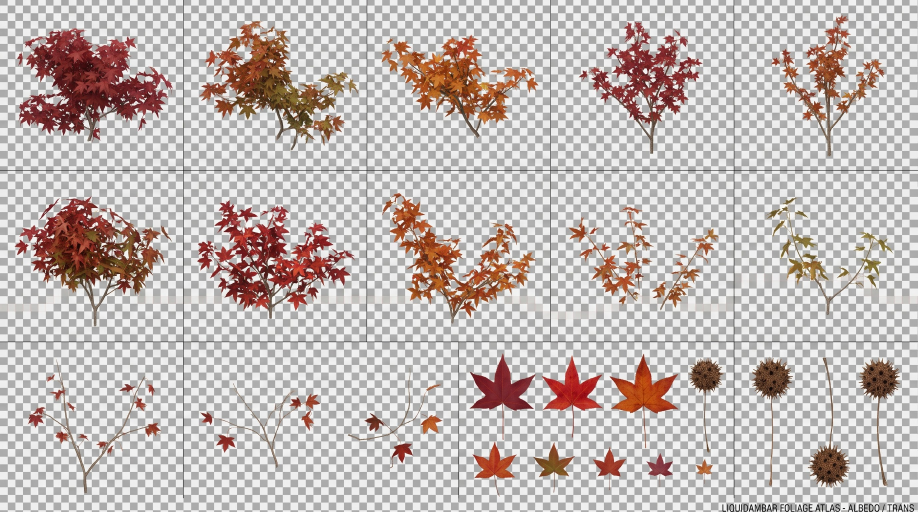
#> input picture liquidambar/fotos/atlas_follaje.jpg, 2752 x 1536 px, found by its file name (shown at 1/3 size)
$ python generar_texturas_liquidambar.py
#> lines starting #> are read from the running program, lines starting #| are printed output that depends on the picture; after the words box and inside, x2 and y2 are one past the last pixel; in counts of white or black regions, pixels touching at a corner belong together
# Texturas del liquidambar a partir de los atlas del usuario:
#   liquidambar/fotos/atlas_arbol_magenta.jpg + atlas_follaje.jpg -> public/liquidambar/hojas.png
#       (2048x2048, 4x4 celdas de 512x512: 0-9 ramilletes de otono con el tallo abajo,
#       10-11 ramitas con pocas hojas, 12 bola de semillas)
#   liquidambar/fotos/atlas_arbol.jpg   -> public/liquidambar/corteza.jpg (paneles de corteza, repetible)
# Fondo de cuadros pintado y rejilla gris oscura: la rejilla se repinta con los pixeles de al lado.
# Uso: python3 liquidambar/generar_texturas_liquidambar.py  (desde la raiz del repo)
from PIL import Image, ImageFilter
import numpy as np
from scipy import ndimage

im = Image.open('liquidambar/fotos/atlas_follaje.jpg').convert('RGB')
#> im is the input picture: PIL image 2752x1536 RGB; mean R, G, B 193.8, 184.2, 181.3
K = im.size[0] / 2000.0
#> K = 1.38
A = np.asarray(im).astype(float).copy()
for x in [549, 1100, 1376, 1651, 2201]:          # columnas de la rejilla (px reales)
    for dx in range(-2, 4):
        A[:, x + dx] = (A[:, x - 4] + A[:, x + 5]) / 2
for y in [510, 1025]:                             # filas
    for dy in range(-2, 4):
        A[y + dy, :] = (A[y - 4, :] + A[y + 5, :]) / 2

# Fuentes: 'mag' = atlas del arbol sobre fondo magenta (sin rejilla; recorte por color, sin huecos
# claros entre las hojas); 'cua' = atlas de follaje con fondo de cuadros (solo para las piezas que no
# estan en el magenta). (x0, y0, x1, y1) en coordenadas de 2000 px. Todos con el tallo abajo, salvo la bola.
PIEZAS = [
    ('mag', (820, 50, 1190, 318)),     # 0 rojo denso
    ('mag', (1222, 38, 1590, 338)),    # 1 naranja y verde oliva
    ('mag', (820, 428, 1198, 698)),    # 2 rojo
    ('mag', (1238, 418, 1585, 698)),   # 3 naranja en V
    ('mag', (1648, 45, 1962, 350)),    # 4 ramita roja rala
    ('mag', (1665, 428, 1952, 695)),   # 5 amarillo verdoso ralo
    ('cua', (825, 75, 1185, 305)),     # 6 naranja
    ('cua', (1255, 40, 1535, 340)),    # 7 rojo, arbolito
    ('cua', (1675, 30, 1935, 345)),    # 8 naranja, ralo
    ('cua', (25, 425, 380, 715)),      # 9 rojo y ocre, denso
    ('cua', (55, 780, 355, 1100)),     # 10 ramita con hojas rojas
    ('cua', (430, 820, 710, 1075)),    # 11 ramita fina
    ('mag', (1490, 768, 1580, 1000)),  # 12 bola de semillas con su rabillo (cuelga)
]
M = np.asarray(Image.open('liquidambar/fotos/atlas_arbol_magenta.jpg').convert('RGB')).astype(float)
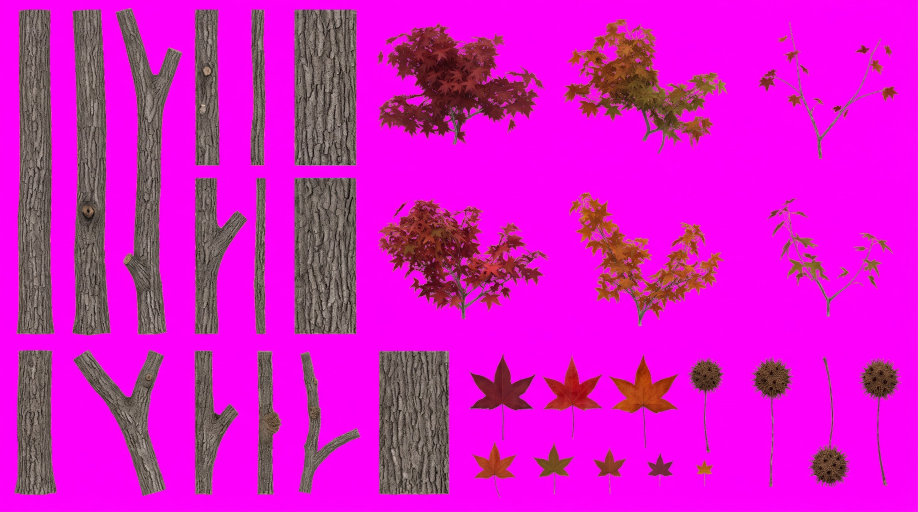
#> input picture liquidambar/fotos/atlas_arbol_magenta.jpg, 2752 x 1536 px, found by its file name (shown at 1/3 size)
FONDO_MAG = np.array([253.0, 0.0, 251.0])


def pieza(fuente, c):
    x0, y0, x1, y1 = [int(v * K) for v in c]
    if fuente == 'mag':
        p = M[y0:y1, x0:x1]
        mag = np.minimum(p[..., 0], p[..., 2]) - p[..., 1]      # fondo ~250, hojas < 70
        a = np.clip((130 - mag) / 80, 0, 1)                     # los bordes mezclados (JPEG) fuera
        # rosa claro en los huecos entre hojas (fondo mezclado con brillo): claro y con el azul muy por
        # encima del verde, cosa que no pasa en ninguna hoja ni en la corteza
        lum = p.mean(axis=2)
        rosa = np.clip((p[..., 2] - p[..., 1] - 18) / 14, 0, 1) * np.clip((lum - 115) / 25, 0, 1)
        a = a * (1 - rosa)
        fondo = FONDO_MAG
    else:
        p = A[y0:y1, x0:x1]
        lum = p.mean(axis=2)
        sat = p.max(axis=2) - p.min(axis=2)
        a = np.maximum(np.clip((170 - lum) / 40, 0, 1), np.clip((sat - 26) / 20, 0, 1))
        # lo muy claro es fondo aunque tenga color (rosa claro = cuadro gris mezclado con hoja roja)
        a = a * np.clip((205 - lum) / 30, 0, 1)
        fondo = np.array([210.0, 210.0, 210.0])
    lab, n = ndimage.label(ndimage.binary_dilation(a > 0.4, iterations=3))
    if n:
        tam = ndimage.sum(np.ones_like(a), lab, range(1, n + 1))
        a = a * np.isin(lab, 1 + np.where(tam >= tam.max() * 0.08)[0])
    # color de los bordes: en vez de "restar" el fondo (con el JPEG da tonos claros y rosados),
    # cada pixel que no es hoja maciza toma el color de la hoja maciza de al lado
    maciza = (a > 0.97).astype(float)
    num = np.dstack([ndimage.gaussian_filter(p[..., k] * maciza, 2.0) for k in range(3)])
    den_m = ndimage.gaussian_filter(maciza, 2.0)[..., None]
    vecino = num / np.maximum(den_m, 1e-3)
    # lejos de las hojas (fondo puro): el color medio de las hojas a mayor distancia. Asi al reducir
    # la pieza para el atlas no se cuela el magenta/gris del fondo en los bordes (eso eran las motas claras)
    num8 = np.dstack([ndimage.gaussian_filter(p[..., k] * maciza, 10.0) for k in range(3)])
    den8 = ndimage.gaussian_filter(maciza, 10.0)[..., None]
    lejos = np.where(den8 > 1e-4, num8 / np.maximum(den8, 1e-4), p[maciza > 0].mean(axis=0))
    p = np.where(maciza[..., None] > 0, p, np.where(den_m > 0.02, vecino, lejos))
    if fuente == 'mag':
        # por si queda algo de tinte magenta: en hojas y corteza el azul no pasa del verde + 35
        p[..., 2] = np.minimum(p[..., 2], p[..., 1] + 35)
    p = np.clip(p, 0, 255)
    img = Image.fromarray(np.dstack([p, a * 255]).astype(np.uint8), 'RGBA')
    ys, xs = np.nonzero(a > 0.4)
    return img.crop((xs.min(), ys.min(), xs.max() + 1, ys.max() + 1))


C = 512
atlas = Image.new('RGBA', (2048, 2048), (0, 0, 0, 0))
#> atlas: PIL image 2048x2048 RGBA; every value is 0
for i, (fuente, c) in enumerate(PIEZAS):
    img = pieza(fuente, c)
    s = min((C - 8) / img.width, (C - 6) / img.height)
    img = img.resize((max(1, int(img.width * s)), max(1, int(img.height * s))), Image.LANCZOS)
    x, y = (i % 4) * C, (i // 4) * C
    if i == 12:   # la bola cuelga: tallo arriba
        atlas.alpha_composite(img, (x + (C - img.width) // 2, y + 3))
    else:         # tallo abajo, centrado
        atlas.alpha_composite(img, (x + (C - img.width) // 2, y + C - 3 - img.height))
#> this loop made 13 passes
#> (n in pieza, tam in pieza) on passes 1 to 12: (3, [101861, 614, 763]), (1, [83287]), (2, [93485, 609]), (1, [68139]), (7, [15935, 401, 775, 605, 472, 389, 319]), (9, [418, 16626, 564, 517, 703, 457, 601, 603, 75]), (6, [62918, 344, 25, 25, 25, 25]), (2, [25, 55610]), (6, [40889, 25, 25, 25, 677, 25]), (8, [80375, 1045, 38, 32, 702, 39, 1354, 25]), (10, [19303, 485, 32, 904, 728, 25, 32, 161, 25, 25]), (3, [12292, 183, 2092])
#> pass 1, in pieza, `lum = p.mean(axis=2)`:
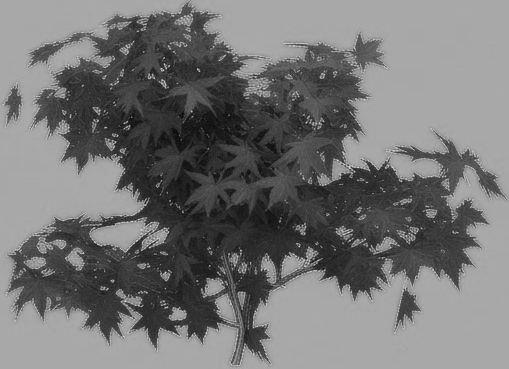
#> lum: shape (369, 509) float64; min 10, max 219.7, mean 116.4
#> after the loop:
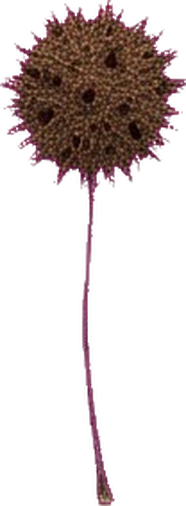
#> img: PIL image 186x506 RGBA; mean R, G, B, A 28.6, 15.8, 15.7, 61.5; transparent parts drawn white

arr = np.asarray(atlas).astype(float)
al = arr[..., 3:] / 255
arr[..., :3] *= np.clip(0.65 + 0.35 * (al - 0.5) / 0.4, 0.65, 1.0)
rgb = Image.fromarray(arr[..., :3].astype(np.uint8))
m = Image.fromarray(arr[..., 3].astype(np.uint8))
blur = np.asarray(rgb.filter(ImageFilter.GaussianBlur(10))).astype(float)
den = np.asarray(m.filter(ImageFilter.GaussianBlur(10))).astype(float)[..., None] / 255
fondo = np.where(den > 0.01, np.clip(blur / np.maximum(den, 0.02) * 0.55, 0, 255), [70, 30, 15])
# borde de cada hoja (1-2 px junto a la transparencia): venia blanquecino del fondo claro;
# se sustituye por el color medio de la pieza alrededor
dentro = arr[..., 3] > 127
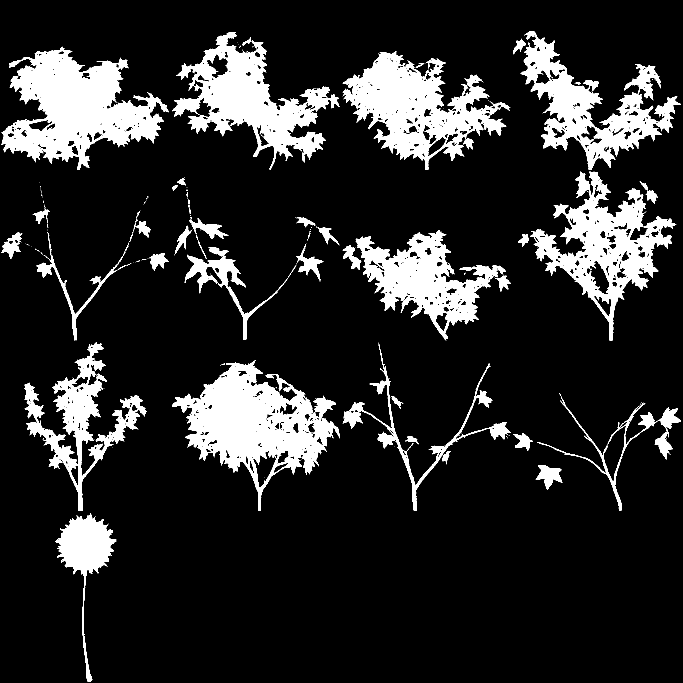
#> dentro: shape (2048, 2048) bool (shown at 1/3 size); 14.9% white; 478 white regions (413 under 20 px), largest, box (x1, y1, x2, y2) and area: (4, 140, 507, 509) 89269, (516, 1081, 1020, 1533) 88179, (1028, 154, 1531, 509) 72887
borde = dentro & ~ndimage.binary_erosion(dentro, iterations=2)
#> borde: shape (2048, 2048) bool; 3.4% white in thin lines or dots
color_local = np.clip(blur / np.maximum(den, 0.02), 0, 255) * 0.8
arr[..., :3] = np.where(borde[..., None], np.minimum(arr[..., :3], color_local), arr[..., :3])
final = np.where(arr[..., 3:] > 40, arr[..., :3], fondo).astype(np.uint8)
out = Image.fromarray(final).convert('RGBA')
out.putalpha(m)
out.save('public/liquidambar/hojas.png', optimize=True)

# ---------- corteza: dos paneles planos del atlas del arbol, uno encima del otro ----------
ia = Image.open('liquidambar/fotos/atlas_arbol.jpg').convert('RGB')
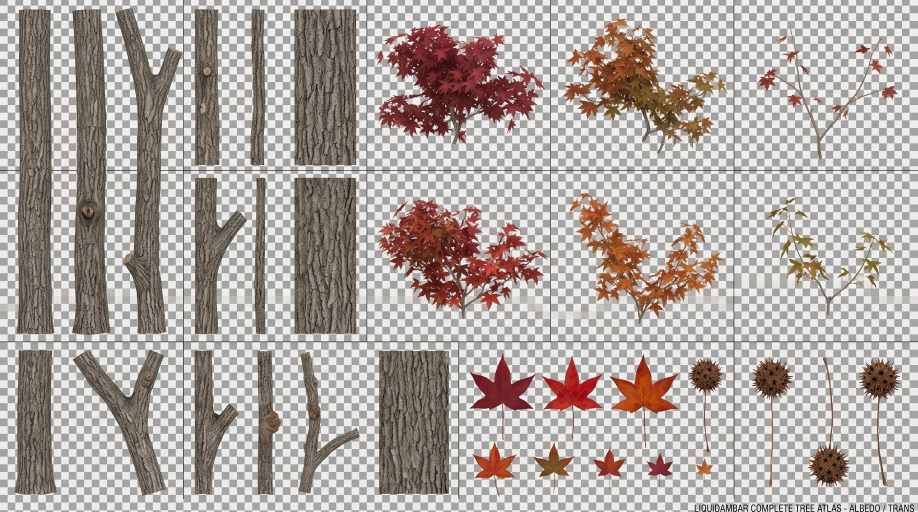
#> input picture liquidambar/fotos/atlas_arbol.jpg, 2752 x 1536 px, found by its file name (shown at 1/3 size)
#> ia is the input picture: PIL image 2752x1536 RGB; mean R, G, B 174.9, 166.6, 162
def panel(c):
#> called with c = (652, 30, 770, 350)
    x0, y0, x1, y1 = [int(v * K) for v in c]
#> x0 = 897; y0 = 41; x1 = 1059; y1 = 481
    f = np.asarray(ia.crop((x0, y0, x1, y1)).resize((256, 600), Image.LANCZOS)).astype(float)
    col = np.convolve(np.pad(f.mean(axis=(0, 2)), 25, mode='edge'), np.ones(51) / 51, mode='same')[25:-25]
#> col = 256 values, max 105.3 at index 0, min 95.22 at index 216, mean 100.8
    return f * (col.mean() / col)[None, :, None]
p1 = panel((652, 30, 770, 350))
p2 = panel((652, 395, 770, 715))
p2 = p2 * (p1.mean(axis=(0, 1)) / p2.mean(axis=(0, 1)))
nv = 50
wv = np.linspace(0, 1, nv)[:, None, None]
f = np.concatenate([p1[:-nv], p1[-nv:] * (1 - wv) + p2[:nv] * wv, p2[nv:]], axis=0)
#> f: shape (1150, 256, 3) float64
f[-nv:] = f[-nv:] * (1 - wv) + f[:nv] * wv
#> f: shape (1150, 256, 3) float64; mean of channels 0, 1, 2 109.6, 101, 92.6
f = f[:-nv]
#> f: shape (1100, 256, 3) float64
n = 30
w = np.linspace(0, 1, n)[None, :, None]
f[:, -n:] = f[:, -n:] * (1 - w) + f[:, :n] * w
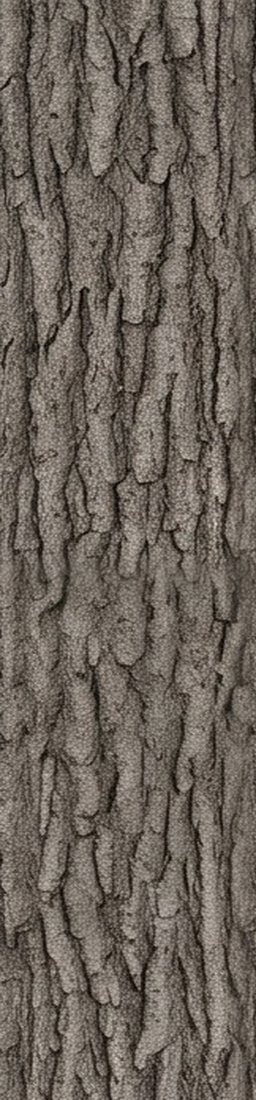
#> f: shape (1100, 256, 3) float64; mean of channels 0, 1, 2 108.9, 100.4, 92; drawn as R, G, B
f = f[:, :-n]
#> f: shape (1100, 226, 3) float64
Image.fromarray(np.clip(f, 0, 255).astype(np.uint8)).resize((256, 1024), Image.LANCZOS).save('public/liquidambar/corteza.jpg', quality=90)
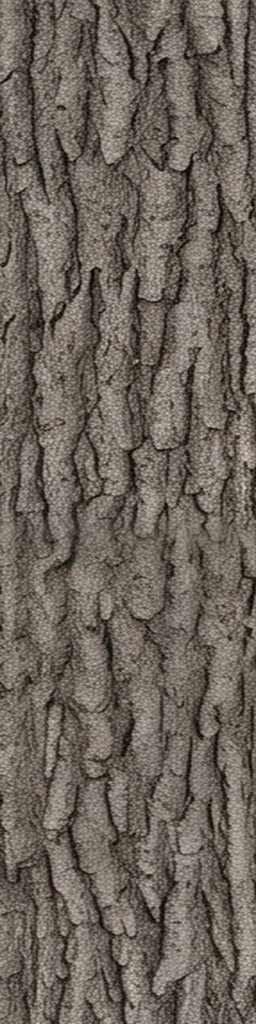
#> saved as corteza.jpg: PIL image 256x1024 RGB; mean R, G, B 109.1, 100.6, 92.2
print('texturas del liquidambar listas; corteza', f.shape[1], 'x', f.shape[0])
#| texturas del liquidambar listas; corteza 226 x 1100
